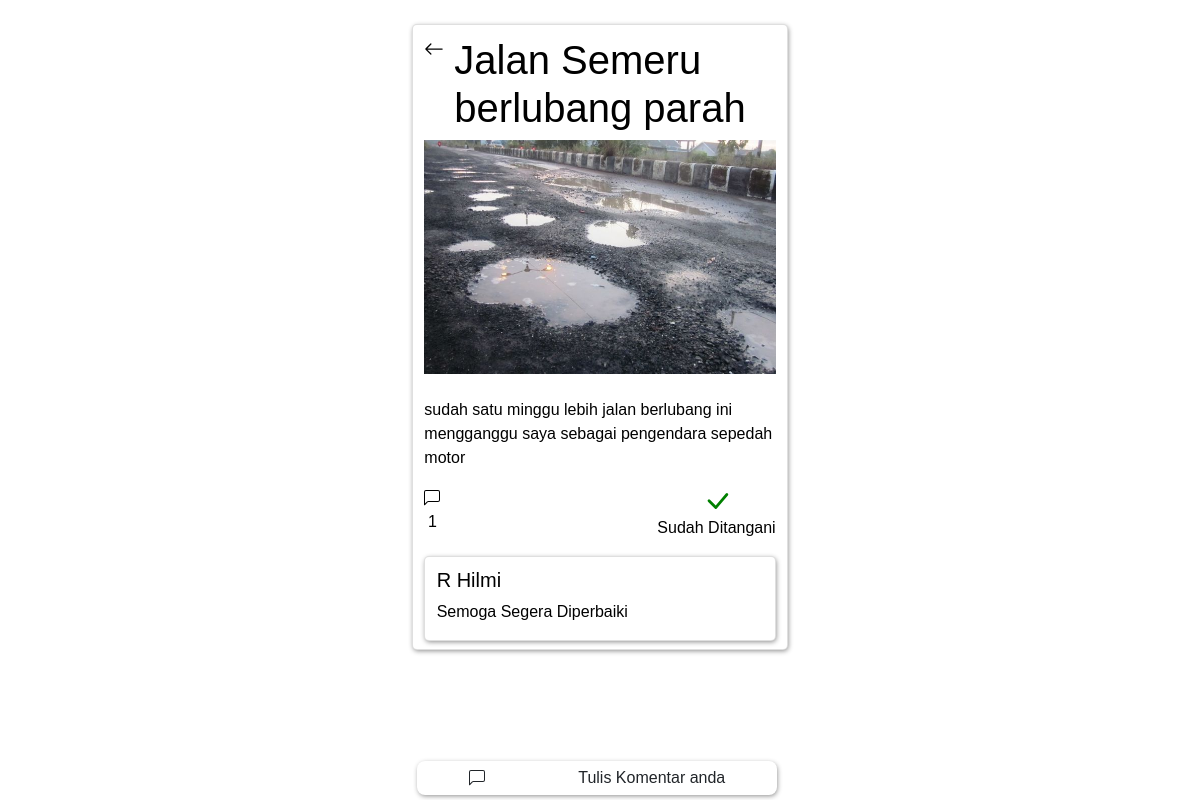
Page /Post/3 on the committed database.
### tables this page shows
CREATE TABLE `post` (
  `id_post` int(11) NOT NULL,
  `title` varchar(255) NOT NULL,
  `nama_pengirim` varchar(255) NOT NULL,
  `img` varchar(1000) NOT NULL,
  `section` blob NOT NULL,
  `status` int(2) NOT NULL
);

CREATE TABLE `comment` (
  `id_comment` int(11) NOT NULL,
  `id_post` int(11) NOT NULL,
  `nama` varchar(255) NOT NULL,
  `comment` blob NOT NULL
);

### Post/index.php (the view, shortened to what this page needs)
<?php
require "../config.php";
$link_addres = (isset($_SERVER['HTTPS']) && $_SERVER['HTTPS'] === 'on' ? "https" : "http") . "://$_SERVER[HTTP_HOST]$_SERVER[REQUEST_URI]";
if(isset($link_addres)){
  $url = rtrim($link_addres,"/");
  $url = filter_var($url,FILTER_SANITIZE_URL);
  $url = explode("/",$url);
  if(!isset($url[5])){
    header("Location: ../");
  }
  else{
    $id=$url[5];
    $query = mysqli_query($conn,"SELECT * FROM post WHERE id_post = $id");
    $data = mysqli_fetch_array($query);
  }
}
?>
<!DOCTYPE html>
<html lang="en">
<head>
  <link rel="stylesheet" href="../style/bootstrap5/css/bootstrap.min.css">
  <link rel="stylesheet" href="../style/style.css">
</head>
<body>
    <br>
  <div class="container">
    <div class="nav-bottom-bar" onclick="showFormComment()">
            <p>Tulis Komentar anda</p>
    </div>
    <div class="card">
      <nav style="display: flex;">
        <a href="../">
        </a>
        <h1><?= $data['title'] ?></h1>
      </nav>
      <img style="width: 100%; height:auto" src="../img/<?= $data['img']?>" alt=""><br>
      <p><?= $data['section'] ?></p>
      <center style="display: flex;justify-content:space-between">
        <div class="comment">
          <svg xmlns="http://www.w3.org/2000/svg" width="16" height="16" fill="currentColor" class="bi bi-chat-left" viewBox="0 0 16 16">
            <path d="M14 1a1 1 0 0 1 1 1v8a1 1 0 0 1-1 1H4.414A2 2 0 0 0 3 11.586l-2 2V2a1 1 0 0 1 1-1h12zM2 0a2 2 0 0 0-2 2v12.793a.5.5 0 0 0 .854.353l2.853-2.853A1 1 0 0 1 4.414 12H14a2 2 0 0 0 2-2V2a2 2 0 0 0-2-2H2z"/>
            <p><?php
            $query_count = mysqli_query($conn,"SELECT COUNT(*) FROM comment where id_post = $id");
            $jumlah_comment = mysqli_fetch_array($query_count);
            echo $jumlah_comment[0]
            ?></p>
          </svg>
        </div>
        <?php
        if($data['status'] == false){ ?>
          <div>
            <svg xmlns="http://www.w3.org/2000/svg" width="16" height="16" fill="currentColor" class="bi bi-hourglass-split" viewBox="0 0 16 16">
              <path d="M2.5 15a.5.5 0 1 1 0-1h1v-1a4.5 4.5 0 0 1 2.557-4.06c.29-.139.443-.377.443-.59v-.7c0-.213-.154-.451-.443-.59A4.5 4.5 0 0 1 3.5 3V2h-1a.5.5 0 0 1 0-1h11a.5.5 0 0 1 0 1h-1v1a4.5 4.5 0 0 1-2.557 4.06c-.29.139-.443.377-.443.59v.7c0 .213.154.451.443.59A4.5 4.5 0 0 1 12.5 13v1h1a.5.5 0 0 1 0 1h-11zm2-13v1c0 .537.12 1.045.337 1.5h6.326c.216-.455.337-.963.337-1.5V2h-7zm3 6.35c0 .701-.478 1.236-1.011 1.492A3.5 3.5 0 0 0 4.5 13s.866-1.299 3-1.48V8.35zm1 0v3.17c2.134.181 3 1.48 3 1.48a3.5 3.5 0 0 0-1.989-3.158C8.978 9.586 8.5 9.052 8.5 8.351z"/>
            </svg>
              <p>Belum ditangangi</p>
          </div>
        <?php
        }
        else{ ?>
          <div>
                <p>Sudah Ditangani</p>
          </div>
        <?php
        }
        ?>
      </center>
      <?php
      $query_comment = mysqli_query($conn,"SELECT * FROM comment WHERE id_post = $id ORDER BY id_comment DESC");
      while($data = mysqli_fetch_array($query_comment)){ ?>
        <div class="card">
          <h5><?= $data['nama'] ?></h5>
          <p><?= $data['comment'] ?></p>
        </div>
      <?php
      }
      ?>
    </div>
  <br><br><br>
  </div>
</body>
</html>

### style/style.css (style rules this page uses)
* { margin: 0; padding: 0; }
body { font-family: sans-serif; overflow-x: hidden; }
.nav-bottom-bar { display: flex; justify-content: center; width: 360px; padding: 5px; background-color: white; bottom: 0; position: fixed; z-index: 100; margin: 5px; box-shadow: 0.05rem 0.1rem 0.3rem -0.03rem rgba(0, 0, 0, 0.45); border-radius: 8px; }
.container .card { text-decoration: none; color: black; padding-left: 0.3cm; padding-right: 0.3cm; padding-top: 0.3cm; padding-bottom: 0cm; border-radius: 5px; margin-bottom: 0.2cm; box-shadow: 0.05rem 0.1rem 0.3rem -0.03rem rgba(0, 0, 0, 0.45); cursor: pointer; }
@media screen and (min-width:400px) { .container { width: 400px } }

### Post/index.php (style rules this page uses)
.nav-bottom-bar { cursor: pointer; margin-bottom: 5px; }
.nav-bottom-bar svg,.nav-bottom-bar p { margin: auto; }
.container .card { cursor:unset }

### rows in the picture
post: title "Jalan Semeru berlubang parah", img (picture), section "sudah satu minggu lebih jalan berlubang ini mengganggu saya sebagai pengendara sepedah motor"
comment: nama "R Hilmi", comment "Semoga Segera Diperbaiki"

### other values in the picture
$jumlah_comment[0] "1"
